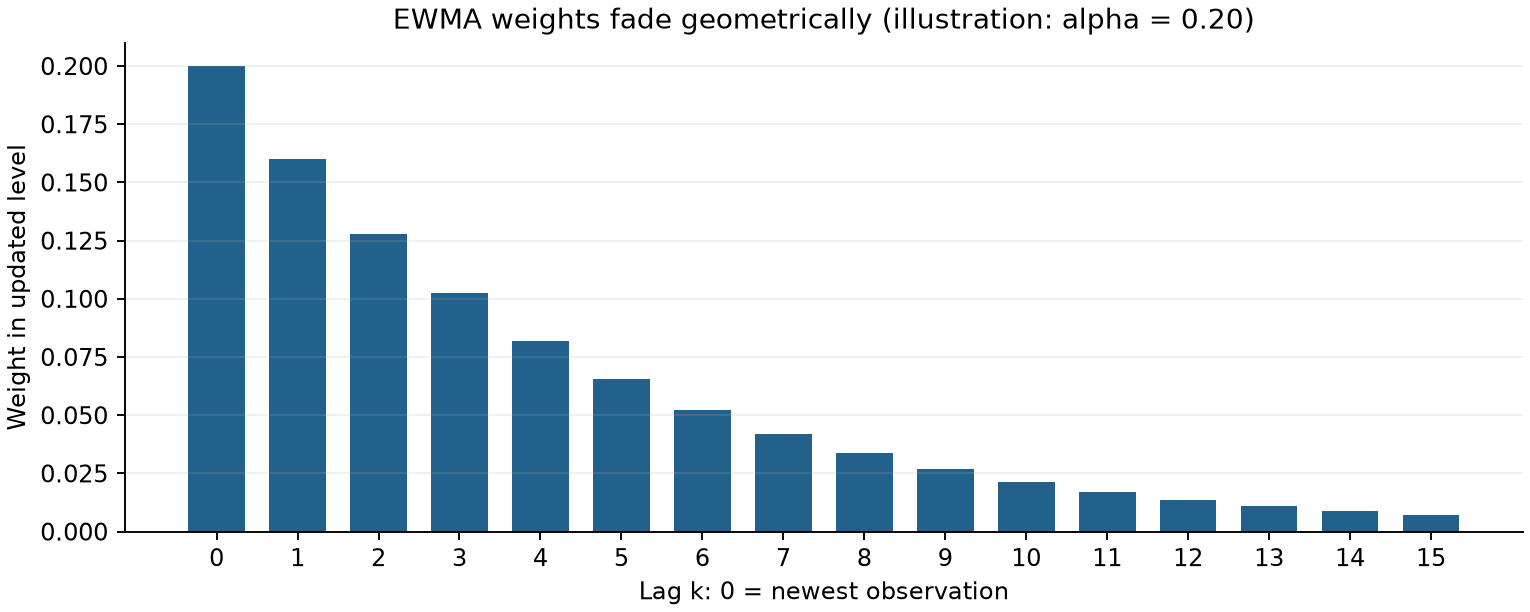

This chart was generated by the following Python code:
import csv
import json
import matplotlib
matplotlib.use('Agg')
import matplotlib.pyplot as plt

alpha = 0.2
lags = list(range(16))
weights = [alpha*(1-alpha)**k for k in lags]
with open('cod.csv', newline='') as f:
    y = [float(r['y']) for r in csv.DictReader(f)]
# Retrospective illustration: fix alpha and initialization before validation.
level = y[0]
for value in y[1:18]:
    level = alpha*value + (1-alpha)*level
predictions = []
errors = []
for value in y[18:]:
    predictions.append(level)
    errors.append(value-level)
    level = alpha*value + (1-alpha)*level
results = {
    'constructed_alpha': alpha,
    'lag_weights_0_through_15': weights,
    'weight_on_most_recent_5': sum(weights[:5]),
    'validation_months': list(range(19,25)),
    'rolling_one_step_forecasts': predictions,
    'rolling_one_step_errors_actual_minus_forecast': errors,
    'MAE_tons': sum(abs(e) for e in errors)/len(errors),
    'RMSE_tons': (sum(e*e for e in errors)/len(errors))**0.5,
    'mean_error_tons': sum(errors)/len(errors),
    'naive_MAE_tons': sum(abs(y[i]-y[i-1]) for i in range(18,24))/6,
    'naive_RMSE_tons': (sum((y[i]-y[i-1])**2 for i in range(18,24))/6)**0.5,
}
with open('recap_weights_checks_02_results.json','w') as f:
    json.dump(results,f,indent=2)
fig, ax = plt.subplots(figsize=(9,3.6),constrained_layout=True)
ax.bar(lags,weights,color='#21618c',width=.7)
ax.set(xlabel='Lag k: 0 = newest observation',ylabel='Weight in updated level',
       title='EWMA weights fade geometrically (illustration: alpha = 0.20)')
ax.set_xticks(lags)
ax.grid(axis='y',alpha=.2)
ax.spines[['top','right']].set_visible(False)
fig.savefig('recap_weights_checks_02.png',dpi=170)
print(json.dumps(results,indent=2))
